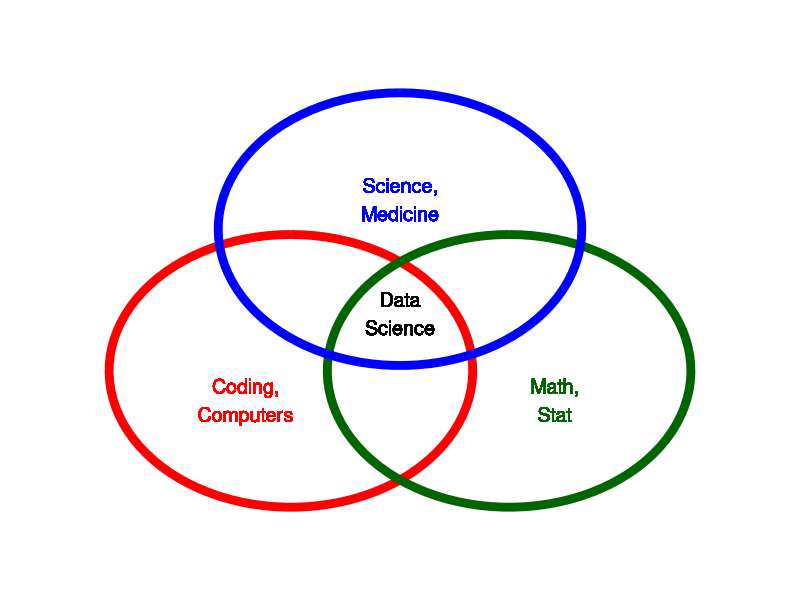
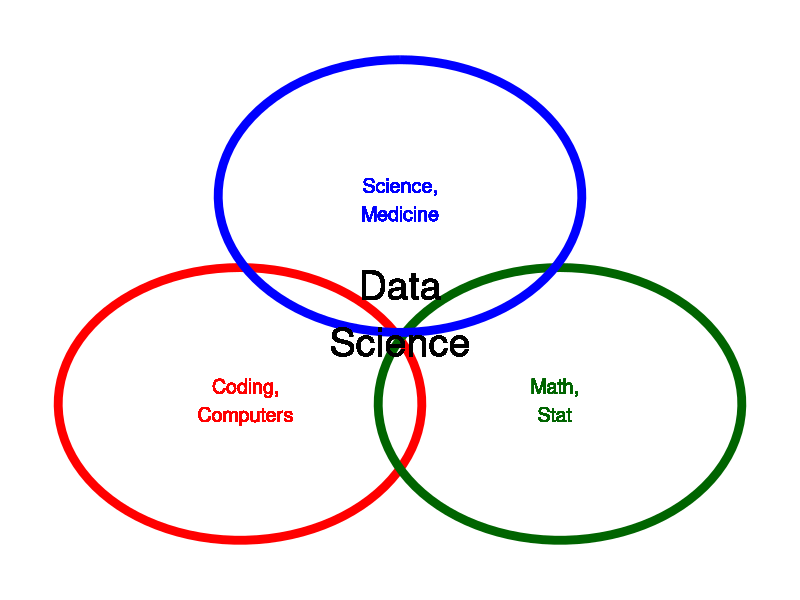

These charts were generated, in order, by the following R code:
## ---- chunk 1
suppressMessages(suppressWarnings(library(dplyr)))
suppressMessages(suppressWarnings(library(ggplot2)))
suppressMessages(suppressWarnings(library(magrittr)))
## ---- chunk 2
o <- 0.6
v <- 0.85
draw_circles <- function() {
  dx <- 1
  dy <- 0.866
  i <- seq(0, 2*pi, length=100)
  circle <- data.frame(x=sin(i), y=cos(i))
  circle %>%
    mutate(g=1) %>%
    mutate(x=x-o*dx) %>%
    mutate(y=y-o*dy) -> circle1
  circle %>%
    mutate(g=2) %>%
    mutate(x=x+o*dx) %>%
    mutate(y=y-o*dy) -> circle2
  circle %>%
    mutate(g=3) %>%
    mutate(y=y+o*dy) -> circle3

  circle1 %>%
    bind_rows(circle2) %>%
    bind_rows(circle3) %>%
    ggplot(aes(x, y, group=g)) + 
      geom_path(color=rep(c("red", "darkgreen", "blue"), each=100), size=3) +
      geom_text(x=v*dx, y=-v*dy, size=5, label="Math,\nStat", color="darkgreen") +
      geom_text(x=-v*dx, y=-v*dy, size=5, label="Coding,\nComputers", color="red") +
      geom_text(x=0, y=v*dy, size=5, label="Science,\nMedicine", color="blue") +
      expand_limits(x=c(-(dx+1),(dx+1))) +
      expand_limits(y=c(-(dx+1),(dx+1))) +
      theme_void()
}
o <- 0.6
v <- 0.85
draw_circles() + geom_text(x=0, y=-0.1, label="Data\nScience", size=5)
## ---- chunk 3
o <- 0.88
draw_circles() + geom_text(x=0, y=-0.1, label="Data\nScience", size=10)
